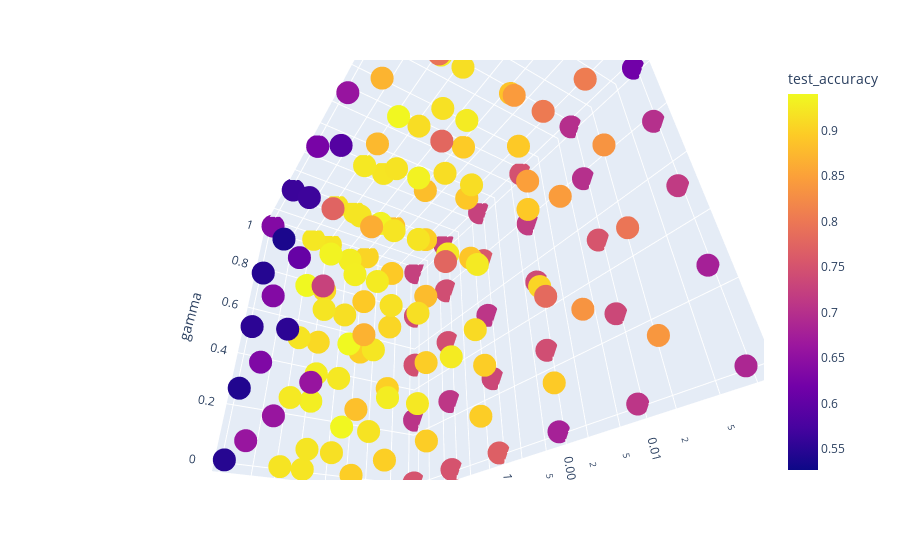

The notebook cell saved with this chart:
### Code cell
fig = px.scatter_3d(params, x='learning_rate', y='decay', z='gamma',
                    log_x=True, log_y=True,
                    color='test_accuracy')
fig.show()

### Figure 1 — Plotly figure (JSON) as saved in the notebook; plotly's stock layout.template omitted (floating-point values rounded to 4 significant figures; data arrays with more than 128 entries replaced by an {"elided": "..."} marker saying what was removed)
{"data": [{"hovertemplate": "learning_rate=%{x}<br>decay=%{y}<br>gamma=%{z}<br>test_accuracy=%{marker.color}<extra></extra>", "legendgroup": "", "marker": {"color": {"elided": "175 float values"}, "coloraxis": "coloraxis", "symbol": "circle"}, "mode": "markers", "name": "", "scene": "scene", "showlegend": false, "type": "scatter3d", "x": {"elided": "175 float values"}, "y": {"elided": "175 float values"}, "z": {"elided": "175 float values"}}], "layout": {"autosize": true, "coloraxis": {"colorbar": {"title": {"text": "test_accuracy"}}, "colorscale": [[0, "#0d0887"], [0.1111, "#46039f"], [0.2222, "#7201a8"], [0.3333, "#9c179e"], [0.4444, "#bd3786"], [0.5556, "#d8576b"], [0.6667, "#ed7953"], [0.7778, "#fb9f3a"], [0.8889, "#fdca26"], [1, "#f0f921"]]}, "legend": {"tracegroupgap": 0}, "margin": {"t": 60}, "scene": {"aspectmode": "auto", "aspectratio": {"x": 0.7347, "y": 1.361, "z": 1}, "camera": {"center": {"x": 0, "y": 0, "z": 0}, "eye": {"x": 0.661, "y": 1.108, "z": -0.86}, "projection": {"type": "perspective"}, "up": {"x": 0, "y": 0, "z": 1}}, "domain": {"x": [0, 1], "y": [0, 1]}, "xaxis": {"title": {"text": "learning_rate"}, "type": "log"}, "yaxis": {"title": {"text": "decay"}, "type": "log"}, "zaxis": {"title": {"text": "gamma"}, "type": "linear"}}}}
